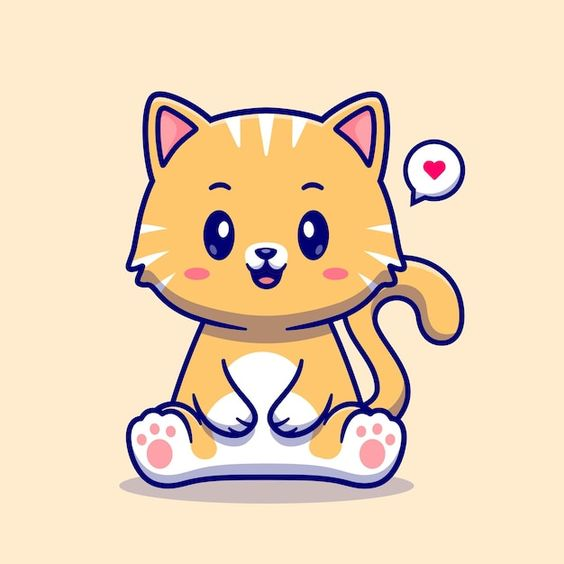
#> input picture cat4.jpg, 564 x 564 px, found by its file name
$ jupyter execute --allow-errors Image_to_Sketch_Coverter.ipynb   (shell and % lines are left out)
#> lines starting #> are read from the running program, lines starting #| are printed output that depends on the picture; after the words box and inside, x2 and y2 are one past the last pixel; in counts of white or black regions, pixels touching at a corner belong together
[cell 1]
import matplotlib.pyplot as plt
import cv2
import numpy as np
plt.rcParams['figure.figsize'] = (12, 6)

[cell 2]
# load the image
imge = cv2.imread('/content/cat4.jpg')
#> imge is the input picture: shape (564, 564, 3); mean B, G, R 185.1, 213.2, 236.5
imge = cv2.cvtColor(imge, cv2.COLOR_BGR2RGB)

plt.axis("off")
plt.imshow(imge)

[cell 3]
img = cv2.imread("cat4.jpg")
gray_img = cv2.cvtColor(img, cv2.COLOR_BGR2GRAY)
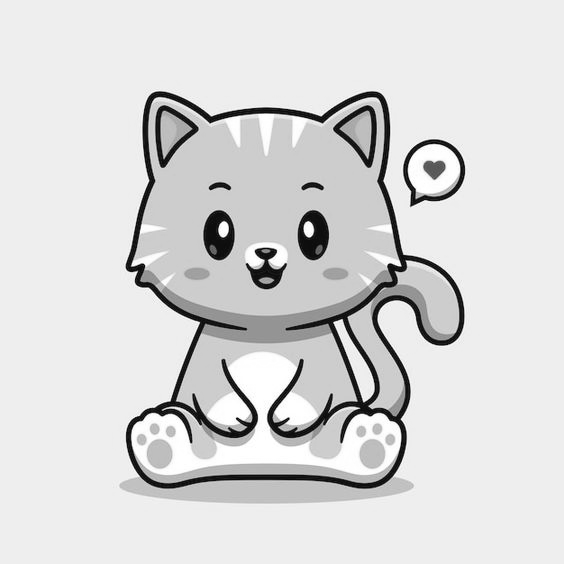
#> gray_img: shape (564, 564); min 3, max 255, mean 216.8

plt.axis("off")
plt.imshow(gray_img)

[cell 4]
# edge mask generation
lines_size = 7
blur_values = 7

gray_image = cv2.cvtColor(img, cv2.COLOR_RGB2GRAY)
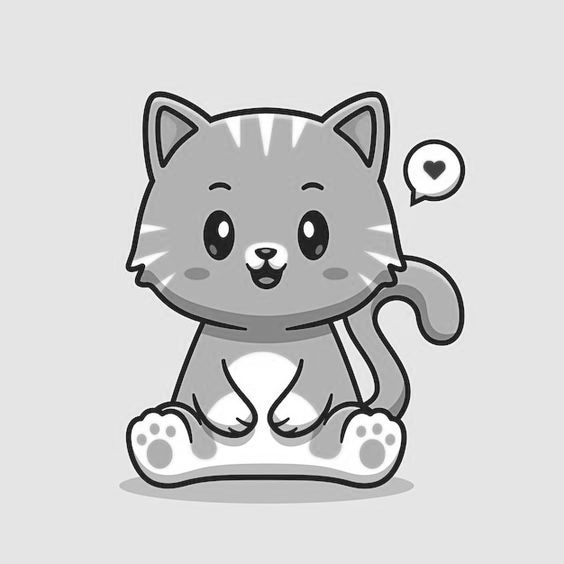
#> gray_image: shape (564, 564); min 2, max 255, mean 207.3
gray_blur = cv2.medianBlur(gray_image, blur_values)
edges = cv2.adaptiveThreshold(gray_blur, 255, cv2.ADAPTIVE_THRESH_MEAN_C, cv2.THRESH_BINARY, lines_size, blur_values)
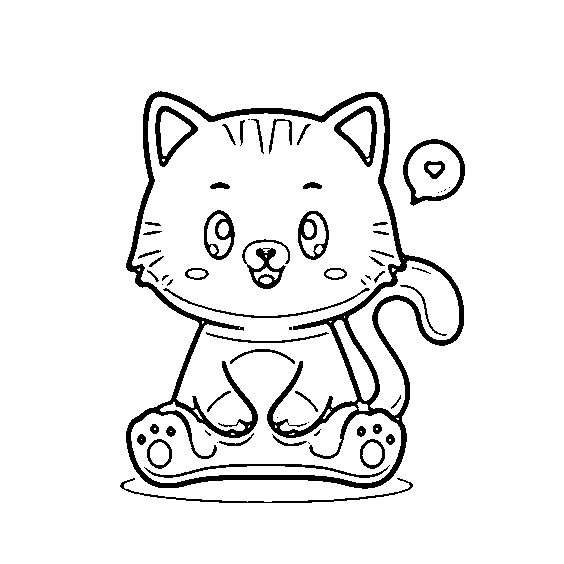
#> edges: shape (564, 564); 92.8% white; 64 black regions (17 under 20 px), largest, box (x1, y1, x2, y2) and area: (126, 91, 464, 489) 13161, (403, 139, 465, 206) 900, (242, 239, 290, 289) 779


plt.axis("off")
plt.imshow(edges, cmap='RdBu')

[cell 5]
# Color quantization with KMeans clustering
from sklearn.cluster import KMeans

k = 7
datas = img.reshape(-1, 3)

#> (the rest of this cell did not finish here and is left out)

[cell 6]
plt.imshow(edges, cmap='gray')

#> (a cell that did not finish here is left out)

#> (a cell that did not finish here is left out)

[cell 9]
inverted_imag = 500 - gray_image
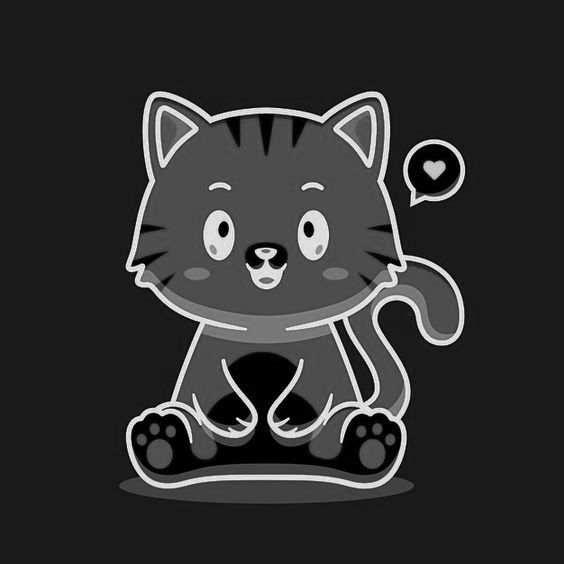
#> inverted_imag: shape (564, 564) uint16; min 245, max 498, mean 292.7; drawn with min black and max white
plt.imshow(inverted_imag)

#> (a cell that did not finish here is left out)

[cell 11]
plt.subplot(1, 2, 1)
plt.axis("off")
plt.imshow(img)

plt.subplot(1, 2, 2)
plt.axis("off")
#> (the rest of this cell did not finish here and is left out)

[cell 12]
def pencil_sketch_col(img):
    #inbuilt function to create sketch effect in colour and greyscale
    sk_gray, sk_color = cv2.pencilSketch(img, sigma_s=60, sigma_r=0.07, shade_factor=0.1)
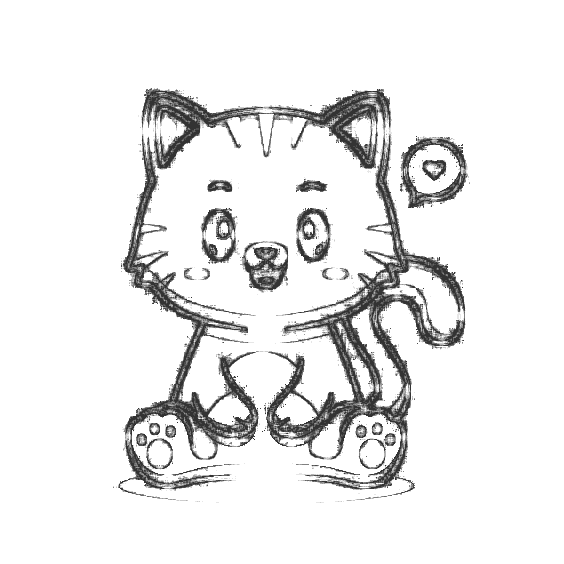
#> sk_gray: shape (564, 564); min 51, max 255, mean 235
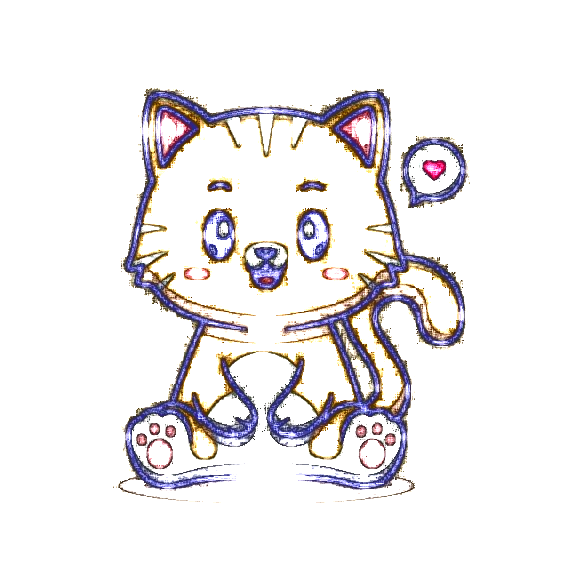
#> sk_color: shape (564, 564, 3); mean B, G, R 235.5, 233.9, 236.7
    return  sk_color
a6 = pencil_sketch_col(img)
plt.imshow(a6)

#> (a cell that did not finish here is left out)

[cell 14]
figure_size = 9
#> (the rest of this cell did not finish here and is left out)

[cell 15]
def bright(img, beta_value ):
#> called with beta_value = -60
    img_bright = cv2.convertScaleAbs(img, beta=beta_value)
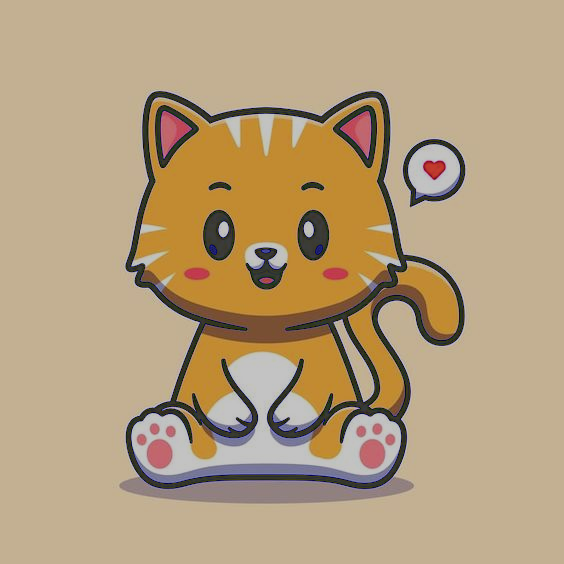
#> img_bright: shape (564, 564, 3); mean B, G, R 125.2, 158.4, 181
    return img_bright
a3 = bright(img, -60)
plt.imshow( a3)

[cell 16]
def sepia(img):
    img_sepia = np.array(img, dtype=np.float64) # converting to float to prevent loss
    img_sepia = cv2.transform(img_sepia, np.matrix([[0.272, 0.534, 0.131],
                                    [0.349, 0.686, 0.168],
                                    [0.393, 0.769, 0.189]])) # multipying image with special sepia matrix
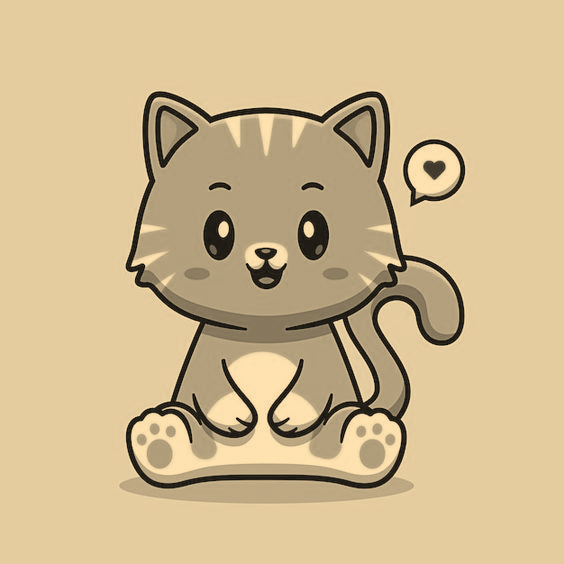
#> img_sepia: shape (564, 564, 3) float64; mean B, G, R 195.2, 250.6, 281.4; drawn with min black and max white
    img_sepia[np.where(img_sepia > 255)] = 255 # normalizing values greater than 255 to 255
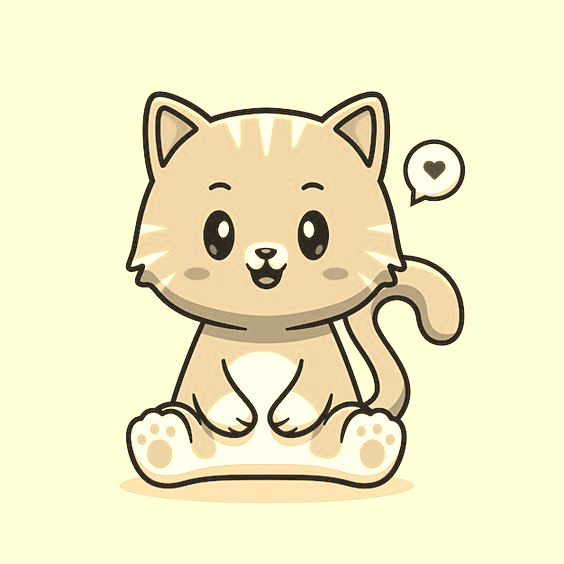
#> img_sepia: shape (564, 564, 3) float64; mean B, G, R 195.2, 233.7, 239.5
    img_sepia = np.array(img_sepia, dtype=np.uint8)
    return img_sepia
a2 = sepia(img)
plt.imshow(a2)
